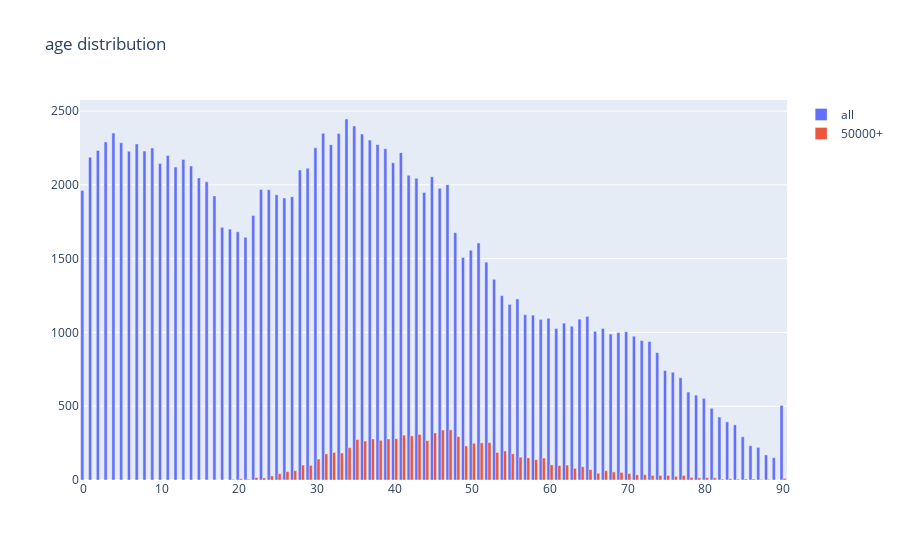
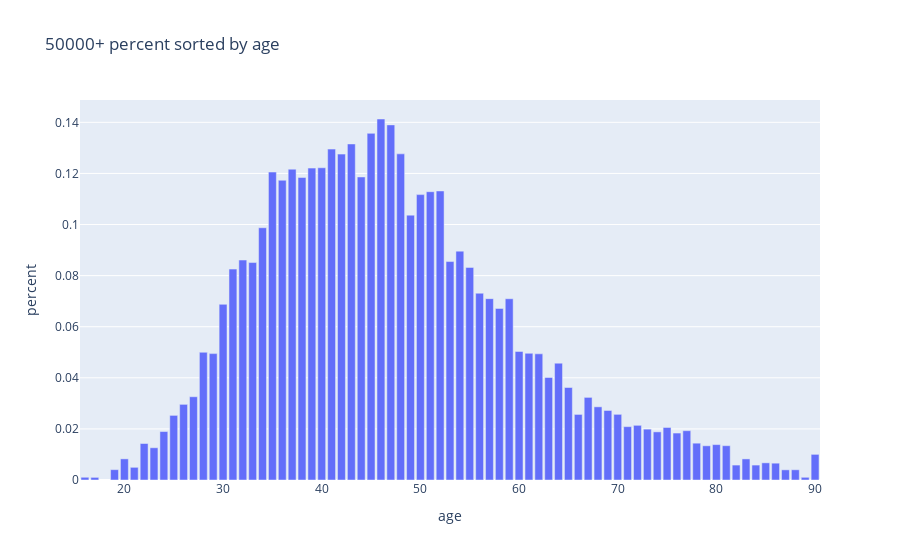
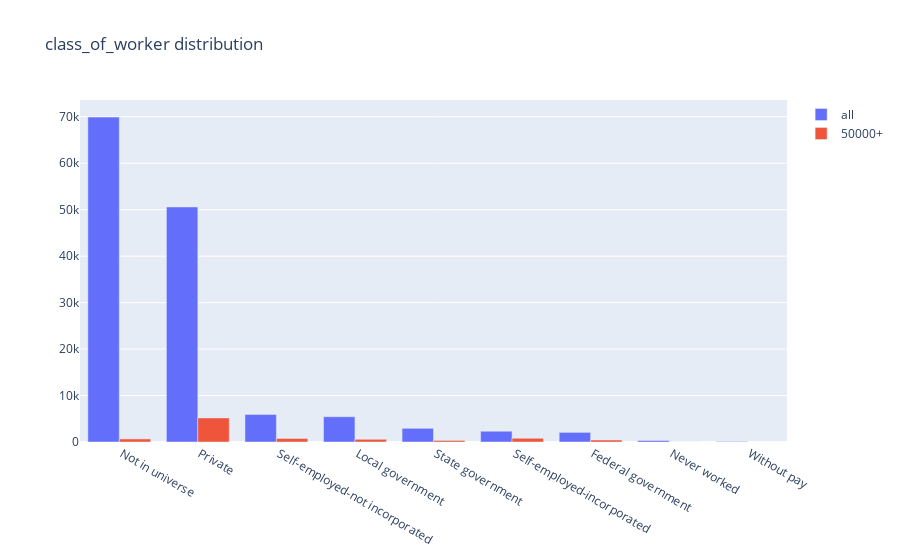
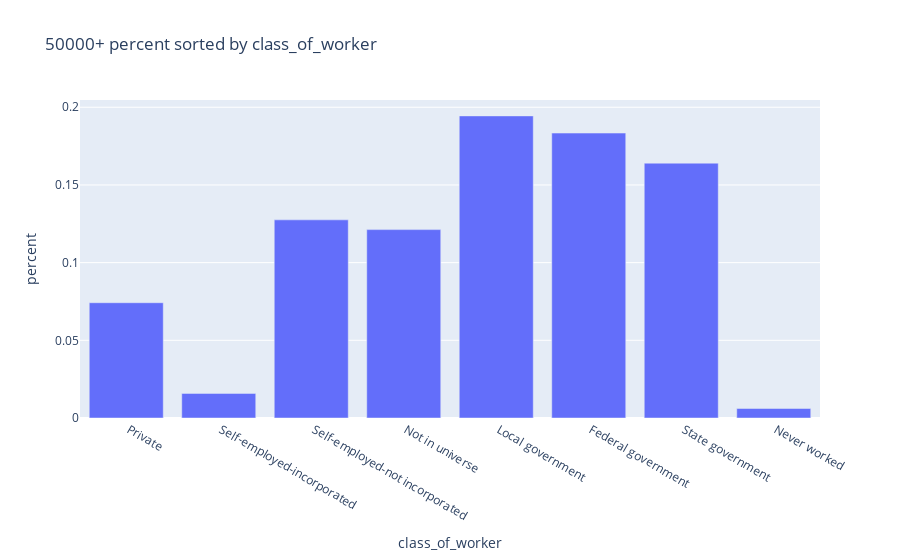

Notebook code for these charts, in order:
### Code cell
column_names = [
    "age",
    "class_of_worker",
    "education_level",
    "wage_per_hour",
    "enrolled_in_edu_inst_last_wk",
    "marital_status",
    "major_industry_code",
    "major_occupation_code",
    "race",
    "hispanic_origin",
    "sex",
    "member_of_a_laber_union",
    "reason_for_unemployment",
    "full_or_part_time_employment_stat",
    "capital_gains",
    "capital_losses",
    "divdends_from_stocks",
    "tax_filer_status",
    "region_of_previous_residence",
    "state_of_previous_residence",
    "detailed_household_and_family_stat",
    "detailed_household_summary_in_household",
    "migration_code_change_in_msa",
    "migration_code_change_in_reg",
    "migration_code_move_within_reg",
    "live_in_this_house_1_year_ago",
    "migration_prev_res_in_sunbelt",
    "num _persons_worked_for_employer",
    "family_members_under_18",
    "country_of_birth_father",
    "country_of_birth_mother",
    "country_of_birth_self",
    "citizenship",
    "own_business_or_self_employed",
    "fill_inc_questionnaire_for_veterans_admin",
    "veterans_benefits",
    "weeks_worked_in_year",
    "year"
]

for column_name in column_names:
    distribution_plot(column_name)

### Figure 1 — Plotly figure (JSON) as saved in the notebook; plotly's stock layout.template omitted (floating-point values rounded to 4 significant figures)
{"data": [{"name": "all", "type": "bar", "x": [34, 35, 4, 31, 33, 36, 37, 3, 5, 7, 38, 32, 30, 9, 39, 2, 8, 6, 41, 11, 1, 13, 40, 10, 14, 12, 29, 28, 42, 45, 15, 43, 16, 47, 46, 23, 24, 0, 44, 25, 17, 27, 26, 22, 18, 19, 20, 48, 21, 51, 50, 49, 52, 53, 54, 56, 55, 57, 58, 65, 60, 64, 59, 62, 63, 61, 67, 66, 70, 69, 68, 71, 72, 73, 74, 75, 76, 77, 78, 79, 80, 90, 81, 82, 83, 84, 85, 86, 87, 88, 89], "y": [2446, 2399, 2351, 2349, 2347, 2344, 2303, 2291, 2285, 2277, 2273, 2272, 2251, 2250, 2245, 2233, 2229, 2228, 2218, 2199, 2187, 2172, 2150, 2144, 2127, 2120, 2113, 2100, 2065, 2055, 2047, 2045, 2020, 2001, 1976, 1968, 1967, 1961, 1948, 1933, 1925, 1920, 1911, 1792, 1712, 1700, 1682, 1676, 1645, 1606, 1557, 1508, 1476, 1360, 1249, 1227, 1190, 1120, 1117, 1109, 1096, 1090, 1088, 1063, 1042, 1027, 1027, 1007, 1005, 999, 989, 974, 945, 938, 863, 742, 730, 693, 596, 575, 553, 505, 486, 427, 394, 374, 293, 232, 221, 170, 151]}, {"name": "50000+", "type": "bar", "x": [47, 46, 45, 43, 41, 42, 48, 40, 37, 39, 35, 38, 44, 36, 52, 51, 50, 49, 34, 54, 53, 32, 33, 31, 55, 56, 57, 59, 30, 58, 60, 62, 28, 29, 61, 64, 63, 65, 67, 27, 26, 68, 69, 66, 70, 25, 72, 71, 74, 77, 73, 75, 24, 76, 78, 80, 22, 79, 81, 23, 90, 83, 20, 86, 85, 82, 84, 21, 87, 88, 19, 17, 89, 16], "y": [340, 339, 319, 309, 304, 299, 294, 280, 278, 278, 274, 269, 267, 264, 254, 252, 249, 231, 219, 197, 187, 187, 183, 177, 177, 155, 150, 149, 142, 138, 103, 101, 101, 99, 98, 90, 79, 71, 63, 63, 57, 55, 52, 46, 44, 43, 36, 35, 31, 31, 31, 31, 28, 25, 18, 17, 17, 15, 15, 14, 11, 9, 9, 7, 7, 6, 6, 5, 4, 4, 4, 1, 1, 1]}], "layout": {"title": {"text": "age distribution"}}}

### Figure 2 — Plotly figure (JSON) as saved in the notebook; plotly's stock layout.template omitted (floating-point values rounded to 4 significant figures)
{"data": [{"alignmentgroup": "True", "hovertemplate": "age=%{x}<br>percent=%{y}<extra></extra>", "legendgroup": "", "marker": {"color": "#636efa"}, "name": "", "offsetgroup": "", "orientation": "v", "showlegend": false, "textposition": "auto", "type": "bar", "x": [47, 46, 45, 43, 41, 42, 48, 40, 37, 39, 35, 38, 44, 36, 52, 51, 50, 49, 34, 54, 53, 32, 33, 31, 55, 56, 57, 59, 30, 58, 60, 62, 28, 29, 61, 64, 63, 65, 67, 27, 26, 68, 69, 66, 70, 25, 72, 71, 74, 77, 73, 75, 24, 76, 78, 80, 22, 79, 81, 23, 90, 83, 20, 86, 85, 82, 84, 21, 87, 88, 19, 17, 89, 16], "xaxis": "x", "y": [0.139, 0.1413, 0.1357, 0.1315, 0.1295, 0.1276, 0.1277, 0.1222, 0.1217, 0.1221, 0.1205, 0.1184, 0.1186, 0.1173, 0.1131, 0.1129, 0.1117, 0.1037, 0.09874, 0.08959, 0.08551, 0.0861, 0.08512, 0.08256, 0.08322, 0.07311, 0.07099, 0.07095, 0.06877, 0.06715, 0.05032, 0.04939, 0.05, 0.04948, 0.0496, 0.04573, 0.04016, 0.03621, 0.03234, 0.03259, 0.02961, 0.02865, 0.02721, 0.02567, 0.0257, 0.02529, 0.0214, 0.02088, 0.01884, 0.0193, 0.01991, 0.02056, 0.01897, 0.01838, 0.01441, 0.01385, 0.01429, 0.01339, 0.01343, 0.01262, 0.01004, 0.008257, 0.008272, 0.006585, 0.006718, 0.005842, 0.005842, 0.004965, 0.00398, 0.004004, 0.004044, 0.001027, 0.001058, 0.001066], "yaxis": "y"}], "layout": {"barmode": "relative", "legend": {"tracegroupgap": 0}, "title": {"text": "50000+ percent sorted by age"}, "xaxis": {"anchor": "y", "domain": [0, 1], "title": {"text": "age"}}, "yaxis": {"anchor": "x", "domain": [0, 1], "title": {"text": "percent"}}}}

### Figure 3 — Plotly figure (JSON) as saved in the notebook; plotly's stock layout.template omitted (floating-point values rounded to 4 significant figures)
{"data": [{"name": "all", "type": "bar", "x": [" Not in universe", " Private", " Self-employed-not incorporated", " Local government", " State government", " Self-employed-incorporated", " Federal government", " Never worked", " Without pay"], "y": [69932, 50584, 5928, 5435, 2947, 2323, 2073, 328, 116]}, {"name": "50000+", "type": "bar", "x": [" Private", " Self-employed-incorporated", " Self-employed-not incorporated", " Not in universe", " Local government", " Federal government", " State government", " Never worked"], "y": [5188, 801, 756, 659, 573, 426, 340, 2]}], "layout": {"title": {"text": "class_of_worker distribution"}}}

### Figure 4 — Plotly figure (JSON) as saved in the notebook; plotly's stock layout.template omitted (floating-point values rounded to 4 significant figures)
{"data": [{"alignmentgroup": "True", "hovertemplate": "class_of_worker=%{x}<br>percent=%{y}<extra></extra>", "legendgroup": "", "marker": {"color": "#636efa"}, "name": "", "offsetgroup": "", "orientation": "v", "showlegend": false, "textposition": "auto", "type": "bar", "x": [" Private", " Self-employed-incorporated", " Self-employed-not incorporated", " Not in universe", " Local government", " Federal government", " State government", " Never worked"], "xaxis": "x", "y": [0.07419, 0.01584, 0.1275, 0.1213, 0.1944, 0.1834, 0.164, 0.006098], "yaxis": "y"}], "layout": {"barmode": "relative", "legend": {"tracegroupgap": 0}, "title": {"text": "50000+ percent sorted by class_of_worker"}, "xaxis": {"anchor": "y", "domain": [0, 1], "title": {"text": "class_of_worker"}}, "yaxis": {"anchor": "x", "domain": [0, 1], "title": {"text": "percent"}}}}
